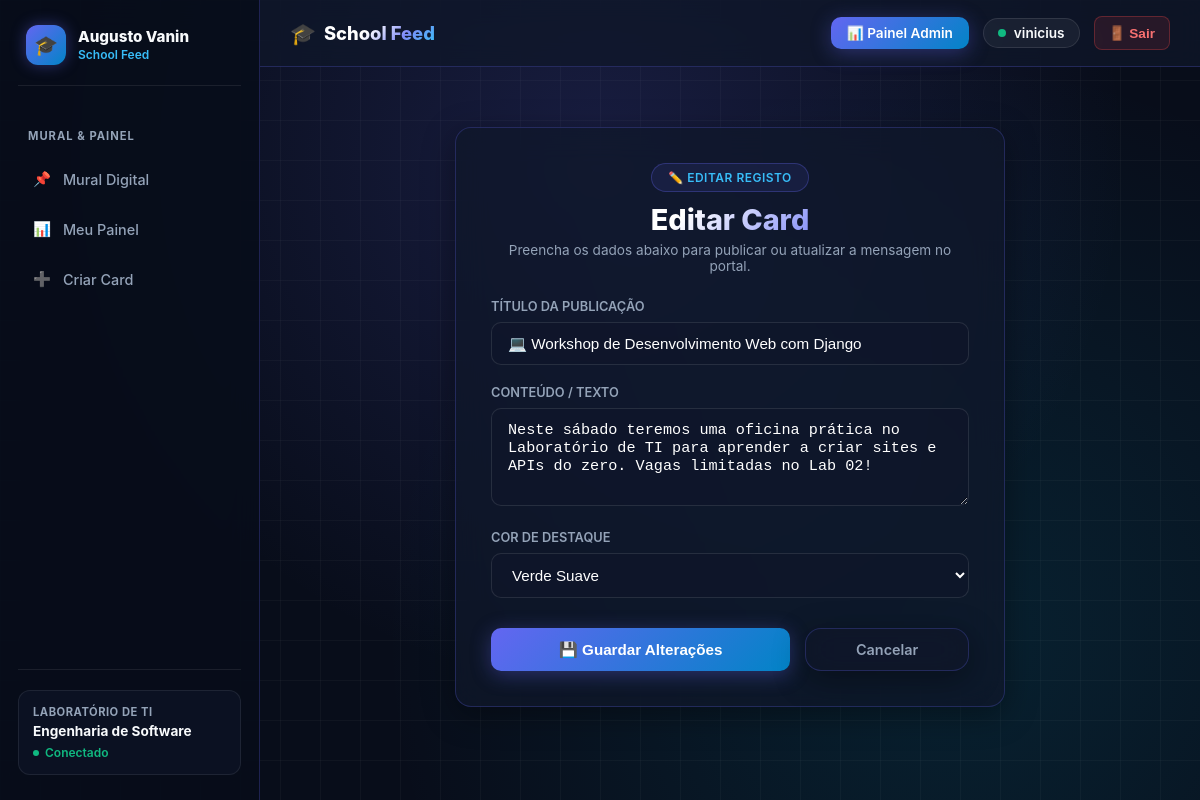
The page /editar/2/ (signed in) on the database its author committed.
### mural/models.py (models this page shows, shortened)
class PostagemMural(models.Model):
    CORES_CHOICES = [
        ('#E3F2FD', 'Azul Suave'),
        ('#E8F5E9', 'Verde Suave'),
        ('#FFFDE7', 'Amarelo Suave'),
        ('#FFEBEE', 'Vermelho Suave'),
        ('#F3E5F5', 'Roxo Suave'),
    ]
    autor = models.ForeignKey(User, on_delete=models.CASCADE, verbose_name="Autor")
    titulo = models.CharField(max_length=100, verbose_name="Título do Card")
    conteudo = models.TextField(verbose_name="Conteúdo da Mensagem")
    cor_fundo = models.CharField(max_length=7, choices=CORES_CHOICES, default='#E3F2FD', verbose_name="Cor do Card")
    data_criacao = models.DateTimeField(auto_now_add=True, verbose_name="Data de Criação")
    class Meta:
        ordering = ['-data_criacao']
        verbose_name = "Postagem do Mural"
        verbose_name_plural = "Postagens do Mural"

### mural/views.py (the view)
# urls.py: path('editar/<int:pk>/', views.editar_post, name='editar_post'),
@login_required
def editar_post(request, pk):
    post = get_object_or_404(PostagemMural, pk=pk, autor=request.user)
    if request.method == 'POST':
        form = PostagemForm(request.POST, instance=post)
        if form.is_valid():
            form.save()
            messages.success(request, '✏️ Card atualizado com sucesso!')
            return redirect('mural_lista')
    else:
        form = PostagemForm(instance=post)
    return render(request, 'mural/mural_form.html', {
        'form': form,
        'titulo_pagina': 'Editar Card',
        'is_edit': True
    })

### mural/forms.py
class PostagemForm(forms.ModelForm):
    class Meta:
        model = PostagemMural
        fields = ['titulo', 'conteudo', 'cor_fundo']
        widgets = {
            'titulo': forms.TextInput(attrs={
                'class': 'glass-input',
                'placeholder': 'Título do seu post...'
            }),
            'conteudo': forms.Textarea(attrs={
                'class': 'glass-input',
                'rows': 4,
                'placeholder': 'Escreva a sua mensagem...'
            }),
            'cor_fundo': forms.Select(attrs={
                'class': 'glass-input'
            }),
        }

### templates/mural/mural_form.html (shortened to what this page needs)
{% extends 'base.html' %}
{% block content %}
<div style="max-width: 550px; margin: 30px auto;">
    <div class="glass-card" style="padding: 35px;">
        <div style="margin-bottom: 25px; text-align: center;">
            <div class="pill-badge" style="margin-bottom: 10px;">
                <span>{% if is_edit %}✏️ EDITAR REGISTO{% else %}📝 NOVO REGISTRO{% endif %}</span>
            </div>
            <h1 class="gradient-text" style="font-size: 1.8rem; font-weight: 800; margin: 0 0 5px 0;">
                {{ titulo_pagina }}
            </h1>
            <p style="color: var(--text-muted); font-size: 0.85rem; margin: 0;">
                Preencha os dados abaixo para publicar ou atualizar a mensagem no portal.
            </p>
        </div>
        <form method="post">
            <div style="margin-bottom: 20px;">
                <label style="display: block; color: var(--text-muted); font-size: 0.8rem; font-weight: 600; margin-bottom: 8px; text-transform: uppercase;">
                    Título da Publicação
                </label>
                {{ form.titulo }}
            </div>
            <div style="margin-bottom: 20px;">
                <label style="display: block; color: var(--text-muted); font-size: 0.8rem; font-weight: 600; margin-bottom: 8px; text-transform: uppercase;">
                    Conteúdo / Texto
                </label>
                {{ form.conteudo }}
            </div>
            <div style="margin-bottom: 30px;">
                <label style="display: block; color: var(--text-muted); font-size: 0.8rem; font-weight: 600; margin-bottom: 8px; text-transform: uppercase;">
                    Cor de Destaque
                </label>
                {{ form.cor_fundo }}
            </div>
            <div style="display: flex; gap: 15px;">
                <button type="submit" class="btn-gradient" style="flex: 1; font-size: 0.95rem; padding: 12px;">
                    💾 {% if is_edit %}Guardar Alterações{% else %}Publicar Card{% endif %}
                </button>
                <a href="{% url 'mural_lista' %}" class="glass-card" style="flex: 0.5; text-align: center; padding: 12px; color: var(--text-muted); text-decoration: none; font-size: 0.9rem; font-weight: 600; display: inline-block;">
                    Cancelar
                </a>
            </div>
        </form>
    </div>
</div>
{% endblock %}

### templates/components/_topbar.html (shortened to what this page needs)
<header style="display: flex; justify-content: space-between; align-items: center; padding: 16px 30px; background: rgba(15, 23, 42, 0.75); backdrop-filter: blur(12px); border-bottom: 1px solid var(--border-glow); margin-bottom: 30px;">
    <div style="display: flex; align-items: center; gap: 12px;">
        <a href="{% url 'mural_publico' %}" style="text-decoration: none; color: var(--text-light); font-weight: 800; font-size: 1.15rem; display: flex; align-items: center; gap: 8px;">
            <span style="font-size: 1.3rem;">🎓</span>
            <span class="gradient-text">School Feed</span>
        </a>
    </div>
    <div style="display: flex; align-items: center; gap: 14px;">
        {% if user.is_authenticated %}
            <a href="{% url 'mural_lista' %}" class="btn-gradient" style="padding: 8px 16px; font-size: 0.85rem; text-decoration: none; display: flex; align-items: center; gap: 6px; font-weight: 600;">
                📊 Painel Admin
            </a>
            <div style="display: flex; align-items: center; gap: 8px; background: rgba(255, 255, 255, 0.05); padding: 6px 14px; border-radius: 20px; border: 1px solid rgba(255, 255, 255, 0.1);">
                <span style="width: 8px; height: 8px; background-color: #10b981; border-radius: 50%; display: inline-block;"></span>
                <span style="font-size: 0.85rem; color: var(--text-light); font-weight: 600;">{{ user.username }}</span>
            </div>
            <form action="{% url 'logout' %}" method="post" style="display: inline; margin: 0;">
                <button type="submit" style="background: rgba(239, 68, 68, 0.12); color: #f87171; border: 1px solid rgba(239, 68, 68, 0.3); padding: 8px 14px; border-radius: 8px; font-size: 0.85rem; font-weight: 600; cursor: pointer; transition: all 0.2s ease;">
                    🚪 Sair
                </button>
            </form>
        {% else %}
            <a href="{% url 'login' %}" class="btn-gradient" style="padding: 8px 20px; font-size: 0.85rem; text-decoration: none; font-weight: 600;">
                🔑 Entrar
            </a>
        {% endif %}
    </div>
</header>

### static/css/style.css (style rules this page uses)
:root { --bg-dark: #080d1a; --card-bg: rgba(15, 23, 42, 0.75); --border-glow: rgba(99, 102, 241, 0.25); --border-hover: rgba(56, 189, 248, 0.5); --text-light: #f8fafc; --text-muted: #94a3b8; --gradient-primary: linear-gradient(135deg, #6366f1 0%, #0284c7 100%); --gradient-hover: linear-gradient(135deg, #4f46e5 0%, #0369a1 100%); --gradient-text: linear-gradient(135deg, #ffffff 40%, #818cf8 70%, #38bdf8 100%); }
body { background-color: var(--bg-dark); background-image: radial-gradient(circle at 50% 20%, rgba(99, 102, 241, 0.18) 0%, transparent 60%), radial-gradient(circle at 80% 80%, rgba(6, 182, 212, 0.12) 0%, transparent 50%), linear-gradient(rgba(255, 255, 255, 0.03) 1px, transparent 1px), linear-gradient(90deg, rgba(255, 255, 255, 0.03) 1px, transparent 1px); background-size: 100% 100%, 100% 100%, 40px 40px, 40px 40px; color: var(--text-light); font-family: 'Inter', -apple-system, sans-serif; margin: 0; min-height: 100vh; }
.gradient-text { background: var(--gradient-text); -webkit-background-clip: text; -webkit-text-fill-color: transparent; }
.pill-badge { display: inline-flex; align-items: center; gap: 8px; background: rgba(99, 102, 241, 0.1); border: 1px solid rgba(99, 102, 241, 0.3); color: #38bdf8; padding: 6px 16px; border-radius: 20px; font-size: 0.75rem; font-weight: 600; letter-spacing: 0.5px; text-transform: uppercase; }
.glass-card { background: var(--card-bg); backdrop-filter: blur(16px); -webkit-backdrop-filter: blur(16px); border: 1px solid var(--border-glow); border-radius: 16px; box-shadow: 0 8px 32px 0 rgba(0, 0, 0, 0.37); transition: border-color 0.3s ease, box-shadow 0.3s ease; }
.btn-gradient { background: var(--gradient-primary); color: #ffffff; border: none; padding: 12px 24px; border-radius: 10px; font-weight: 600; font-size: 0.95rem; cursor: pointer; display: inline-flex; align-items: center; justify-content: center; gap: 8px; transition: all 0.3s ease; box-shadow: 0 4px 20px rgba(99, 102, 241, 0.35); text-decoration: none; }
.glass-input { width: 100%; background: rgba(15, 23, 42, 0.6); border: 1px solid rgba(255, 255, 255, 0.1); color: #ffffff; padding: 12px 16px; border-radius: 10px; font-size: 0.95rem; box-sizing: border-box; transition: all 0.3s ease; }

### rows shown on the page
PostagemMural: titulo "💻 Workshop de Desenvolvimento Web com Django", conteudo "Neste sábado teremos uma oficina prática no Laboratório de TI para aprender a criar sites e APIs do zero. Vagas limitadas no Lab 02!", cor_fundo "Verde Suave"

### other values the page prints
{{ user.username }} "vinicius"
{{ titulo_pagina }} "Editar Card"
